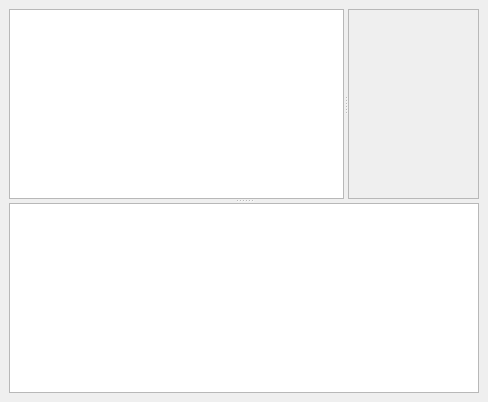
<ui version="4.0" >
 <class>AccountDisplay</class>
 <widget class="QWidget" name="AccountDisplay" >
  <property name="geometry" >
   <rect>
    <x>0</x>
    <y>0</y>
    <width>488</width>
    <height>402</height>
   </rect>
  </property>
  <property name="windowTitle" >
   <string>Account Display</string>
  </property>
  <layout class="QVBoxLayout" >
   <property name="margin" >
    <number>9</number>
   </property>
   <property name="spacing" >
    <number>6</number>
   </property>
   <item>
    <widget class="QSplitter" name="splitter" >
     <property name="orientation" >
      <enum>Qt::Vertical</enum>
     </property>
     <widget class="QSplitter" name="splitter" >
      <property name="orientation" >
       <enum>Qt::Horizontal</enum>
      </property>
      <widget class="QTableView" name="accountValuesTable" >
       <property name="alternatingRowColors" >
        <bool>true</bool>
       </property>
       <property name="selectionMode" >
        <enum>QAbstractItemView::SingleSelection</enum>
       </property>
       <property name="selectionBehavior" >
        <enum>QAbstractItemView::SelectRows</enum>
       </property>
       <property name="gridStyle" >
        <enum>Qt::DotLine</enum>
       </property>
      </widget>
      <widget class="QFrame" name="plotFrame" >
       <property name="frameShape" >
        <enum>QFrame::StyledPanel</enum>
       </property>
       <property name="frameShadow" >
        <enum>QFrame::Raised</enum>
       </property>
      </widget>
     </widget>
     <widget class="QTableWidget" name="positionTable" >
      <property name="gridStyle" >
       <enum>Qt::DotLine</enum>
      </property>
      <property name="sortingEnabled" >
       <bool>true</bool>
      </property>
     </widget>
    </widget>
   </item>
  </layout>
 </widget>
 <resources/>
 <connections/>
</ui>
